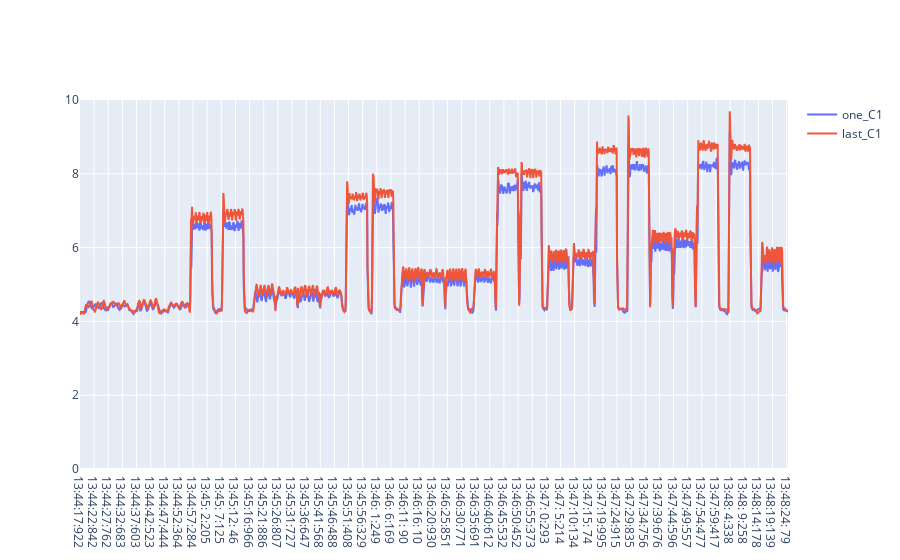

Write notebook code for a chart like this one.
### Code cell
# Assuming 'one' and 'last' DataFrames contain the data for the first and last traces

fig = make_subplots(rows=1, cols=1)

fig.add_trace(
    go.Scatter(x=one['hh:mm:ss:ms'], y=one[' C1'], mode='lines', name='one_C1')
)

fig.add_trace(
    go.Scatter(x=one['hh:mm:ss:ms'], y=last[' C1'], mode='lines', name='last_C1')
)

fig.update_yaxes(range=[0, 10])
fig.show()

### Figure 1 — Plotly figure (JSON) as saved in the notebook; plotly's stock layout.template omitted (floating-point values rounded to 4 significant figures; data arrays with more than 128 entries replaced by an {"elided": "..."} marker saying what was removed)
{"data": [{"mode": "lines", "name": "one_C1", "type": "scatter", "x": {"elided": "2055 str values"}, "y": {"elided": "2055 float values"}}, {"mode": "lines", "name": "last_C1", "type": "scatter", "x": {"elided": "2055 str values"}, "y": {"elided": "2054 float values"}}], "layout": {"autosize": true, "xaxis": {"anchor": "y", "autorange": true, "domain": [0, 1], "range": [0, 2054], "type": "category"}, "yaxis": {"anchor": "x", "domain": [0, 1], "range": [0, 10], "type": "linear"}}}
